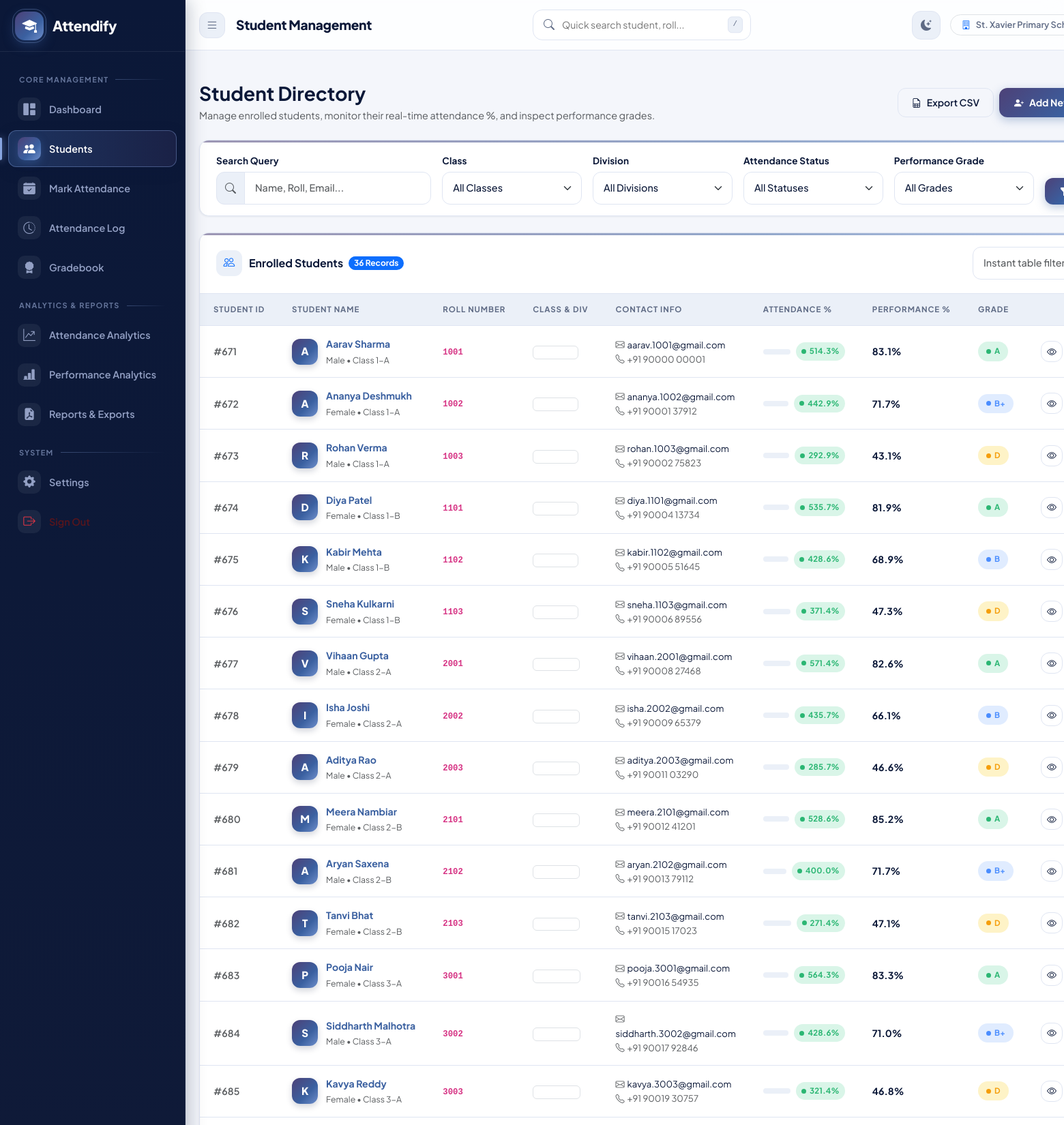
The app's page /students (signed in, upper part) with its own data.
### tables this page shows
CREATE TABLE settings (
            id INTEGER PRIMARY KEY AUTOINCREMENT,
            institution_name TEXT NOT NULL DEFAULT 'St. Xavier Primary School',
            attendance_threshold REAL NOT NULL DEFAULT 75.0,
            academic_year TEXT NOT NULL DEFAULT '2025-2026',
            contact_email TEXT DEFAULT 'principal@stxavierschool.edu',
            department TEXT DEFAULT 'Primary School Wing'
        );

CREATE TABLE students (
            id INTEGER PRIMARY KEY AUTOINCREMENT,
            name TEXT NOT NULL,
            roll TEXT NOT NULL,
            class_name TEXT NOT NULL,
            division TEXT NOT NULL,
            email TEXT NOT NULL,
            phone TEXT NOT NULL,
            date_of_birth TEXT,
            gender TEXT NOT NULL,
            admission_date TEXT,
            status TEXT DEFAULT 'Active',
            created_at TIMESTAMP DEFAULT CURRENT_TIMESTAMP,
            UNIQUE(roll, class_name, division)
        );

### app.py (the view)
@app.route('/students')
@login_required
def students_list():
    search = request.args.get('search', '')
    att_status = request.args.get('attendance_status', '')
    perf_grade = request.args.get('performance_grade', '')
    t_standard, t_division = get_scope()
    if t_standard:
        class_name = t_standard
        division = t_division
        classes = [t_standard]
        divisions = [t_division]
    else:
        class_name = request.args.get('class_name', '')
        division = request.args.get('division', '')
        classes = get_distinct_classes()
        divisions = get_distinct_divisions()
    students = get_all_students(
        search=search,
        class_name=class_name,
        division=division,
        attendance_status=att_status,
        performance_grade=perf_grade
    )
    return render_template(
        'students.html',
        students=students,
        classes=classes,
        divisions=divisions,
        search=search,
        selected_class=class_name,
        selected_division=division,
        selected_att_status=att_status,
        selected_grade=perf_grade
    )

### templates/students.html (shortened to what this page needs)
{% extends "base.html" %}
{% block page_title %}Student Management{% endblock %}
{% block content %}
<div class="d-flex flex-column flex-md-row justify-content-between align-items-md-center gap-3 mb-4">
    <div>
        <h3 class="fw-bold text-main mb-1">Student Directory</h3>
        <p class="text-muted mb-0" style="font-size: 0.9rem;">
            Manage enrolled students, monitor their real-time attendance %, and inspect performance grades.
        </p>
    </div>
    <div class="d-flex gap-2">
        <a href="{{ url_for('export_students_csv') }}" class="btn btn-outline-modern">
            <i class="bi bi-file-earmark-spreadsheet"></i> Export CSV
        </a>
        <a href="{{ url_for('add_student_view') }}" class="btn btn-primary-modern">
            <i class="bi bi-person-plus-fill"></i> Add New Student
        </a>
    </div>
</div>
<div class="card-modern mb-4">
    <div class="card-body-modern py-3">
        <form method="GET" action="{{ url_for('students_list') }}" class="row g-3 align-items-end">
            <div class="col-12 col-md-3">
                <label class="form-label">Search Query</label>
                <div class="input-group">
                    <span class="input-group-text bg-subtle"><i class="bi bi-search text-muted"></i></span>
                    <input type="text" name="search" class="form-control" placeholder="Name, Roll, Email..." value="{{ search }}">
                </div>
            </div>
            <div class="col-6 col-md-2">
                <label class="form-label">Class</label>
                <select name="class_name" class="form-select">
                    <option value="">All Classes</option>
                </select>
            </div>
            <div class="col-6 col-md-2">
                <label class="form-label">Division</label>
                <select name="division" class="form-select">
                    <option value="">All Divisions</option>
                </select>
            </div>
            <div class="col-6 col-md-2">
                <label class="form-label">Attendance Status</label>
                <select name="attendance_status" class="form-select">
                    <option value="">All Statuses</option>
                </select>
            </div>
            <div class="col-6 col-md-2">
                <label class="form-label">Performance Grade</label>
                <select name="performance_grade" class="form-select">
                    <option value="">All Grades</option>
                </select>
            </div>
            <div class="col-12 col-md-1 d-flex gap-1">
                <button type="submit" class="btn btn-primary-modern w-100 p-2 justify-content-center" title="Apply Filters">
                    <i class="bi bi-funnel-fill"></i>
                </button>
            </div>
        </form>
    </div>
</div>
<div class="card-modern">
    <div class="card-header-modern">
        <div class="d-flex align-items-center gap-2">
            <h5 class="card-title-modern mb-0">
                <i class="bi bi-people text-primary"></i> Enrolled Students
            </h5>
            <span class="badge bg-primary text-white rounded-pill">{{ students | length }} Records</span>
        </div>
        <div class="d-flex align-items-center gap-2">
            <input type="text" id="liveTableSearch" class="form-control form-control-sm" placeholder="Instant table filter..." style="width: 200px;">
        </div>
    </div>
    <div class="card-body-modern p-0">
        {% if students %}
            <div class="table-responsive">
                <table class="table-modern table-filterable">
                    <thead>
                        <tr>
                            <th>Student ID</th>
                            <th>Student Name</th>
                            <th>Roll Number</th>
                            <th>Class & Div</th>
                            <th>Contact Info</th>
                            <th>Attendance %</th>
                            <th>Performance %</th>
                            <th>Grade</th>
                            <th class="text-end">Actions</th>
                        </tr>
                    </thead>
                    <tbody>
                        {% for s in students %}
                        <tr>
                            <td><span class="text-muted fw-semibold">#{{ s.id }}</span></td>
                            <td>
                                <div class="cell-user">
                                    <span class="u-avatar">{{ s.name[:1] }}</span>
                                    <div class="overflow-hidden">
                                        <a href="{{ url_for('student_profile', student_id=s.id) }}" class="fw-bold text-main d-block text-truncate">
                                            {{ s.name }}
                                        </a>
                                        <small class="text-muted">{{ s.gender }} &bull; {{ s.class_name }}-{{ s.division }}</small>
                                    </div>
                                </div>
                            </td>
                            <td><code class="fw-bold">{{ s.roll }}</code></td>
                            <td><span class="badge bg-subtle text-main border">{{ s.class_name }} - {{ s.division }}</span></td>
                            <td>
                                <div style="font-size: 0.82rem;"><i class="bi bi-envelope me-1 text-muted"></i>{{ s.email }}</div>
                                <div style="font-size: 0.82rem;" class="text-muted"><i class="bi bi-telephone me-1"></i>{{ s.phone }}</div>
                            </td>
                            <td>
                                <div class="d-flex align-items-center gap-2" style="min-width: 120px;">
                                    <div class="progress-modern flex-grow-1">
                                    </div>
                                    <span class="badge-status {{ s.attendance_badge }} py-1 px-2">
                                        {{ s.attendance_pct }}%
                                    </span>
                                </div>
                            </td>
                            <td>
                                {% if s.performance_pct is not none %}
                                    <span class="fw-bold">{{ s.performance_pct }}%</span>
                                {% else %}
                                    <span class="text-muted small">No marks</span>
                                {% endif %}
                            </td>
                            <td>
                                {% if s.performance_grade != 'N/A' %}
                                    <span class="badge-status {% if s.performance_grade in ['A+', 'A'] %}success{% elif s.performance_grade in ['B+', 'B'] %}info{% elif s.performance_grade in ['C', 'D'] %}warning{% else %}danger{% endif %}">
                                        {{ s.performance_grade }}
                                    </span>
                                {% else %}
                                    <span class="badge bg-subtle text-muted">N/A</span>
                                {% endif %}
                            </td>
                            <td class="text-end">
                                <div class="d-inline-flex gap-1">
                                    <a href="{{ url_for('student_profile', student_id=s.id) }}" class="btn btn-sm btn-outline-modern p-1 px-2" title="View Profile">
                                        <i class="bi bi-eye"></i>
                                    </a>
                                </div>
                            </td>
                        </tr>
                        {% endfor %}
                    </tbody>
                </table>
            </div>
        {% endif %}
    </div>
</div>
{% endblock %}

### templates/base.html (shortened to what this page needs)
<!DOCTYPE html>
<html lang="en" data-bs-theme="light">
<head>
    <link href="https://cdn.jsdelivr.net/npm/bootstrap@5.3.3/dist/css/bootstrap.min.css" rel="stylesheet">
    <link rel="stylesheet" href="https://cdn.jsdelivr.net/npm/bootstrap-icons@1.11.3/font/bootstrap-icons.min.css">
    <link rel="stylesheet" href="https://cdnjs.cloudflare.com/ajax/libs/font-awesome/6.5.1/css/all.min.css">
    <link rel="stylesheet" href="{{ url_for('static', filename='css/style.css') }}">
</head>
<body>
<div class="app-wrapper">
    <aside class="app-sidebar" id="appSidebar">
        <div class="sidebar-header">
            <a href="{{ url_for('dashboard') }}" class="brand-logo">
                <div class="brand-icon">
                    <i class="bi bi-mortarboard-fill"></i>
                </div>
                <span>Attendify</span>
            </a>
        </div>
        <div class="sidebar-nav">
            <div class="nav-section-title">Core Management</div>
            <a href="{{ url_for('dashboard') }}" class="nav-link {% if request.endpoint == 'dashboard' %}active{% endif %}">
                <i class="bi bi-grid-1x2-fill"></i>
                <span>Dashboard</span>
            </a>
            <a href="{{ url_for('students_list') }}" class="nav-link {% if 'student' in request.endpoint and request.endpoint != 'report_student' %}active{% endif %}">
                <i class="bi bi-people-fill"></i>
                <span>Students</span>
            </a>
            <a href="{{ url_for('attendance_view') }}" class="nav-link {% if request.endpoint == 'attendance_view' %}active{% endif %}">
                <i class="bi bi-calendar-check-fill"></i>
                <span>Mark Attendance</span>
            </a>
            <a href="{{ url_for('attendance_history') }}" class="nav-link {% if request.endpoint == 'attendance_history' %}active{% endif %}">
                <i class="bi bi-clock-history"></i>
                <span>Attendance Log</span>
            </a>
            <a href="{{ url_for('performance_list') }}" class="nav-link {% if 'performance' in request.endpoint and request.endpoint != 'performance_analysis' %}active{% endif %}">
                <i class="bi bi-award-fill"></i>
                <span>Gradebook</span>
            </a>
            <div class="nav-section-title">Analytics & Reports</div>
            <a href="{{ url_for('attendance_analysis') }}" class="nav-link {% if request.endpoint == 'attendance_analysis' %}active{% endif %}">
                <i class="bi bi-graph-up-arrow"></i>
                <span>Attendance Analytics</span>
            </a>
            <a href="{{ url_for('performance_analysis') }}" class="nav-link {% if request.endpoint == 'performance_analysis' %}active{% endif %}">
                <i class="bi bi-bar-chart-line-fill"></i>
                <span>Performance Analytics</span>
            </a>
            <a href="{{ url_for('reports_hub') }}" class="nav-link {% if 'report' in request.endpoint %}active{% endif %}">
                <i class="bi bi-file-earmark-pdf-fill"></i>
                <span>Reports & Exports</span>
            </a>
            <div class="nav-section-title">System</div>
            {% if session.get('role') == 'Principal' %}
            <a href="{{ url_for('settings_view') }}" class="nav-link {% if request.endpoint == 'settings_view' %}active{% endif %}">
                <i class="bi bi-gear-fill"></i>
                <span>Settings</span>
            </a>
            {% endif %}
            <a href="{{ url_for('logout') }}" class="nav-link text-danger-emphasis">
                <i class="bi bi-box-arrow-right text-danger"></i>
                <span>Sign Out</span>
            </a>
        </div>
    </aside>
    <div class="app-main">
        <header class="top-navbar">
            <div class="navbar-left">
                <button class="sidebar-toggle-btn" id="sidebarToggle" title="Toggle Navigation">
                    <i class="bi bi-list"></i>
                </button>
                <h1 class="page-header-title">{% block page_title %}Dashboard{% endblock %}</h1>
            </div>
            <div class="navbar-search d-none d-md-block">
                <i class="bi bi-search"></i>
                <input type="text" id="globalSearchInput" placeholder="Quick search student, roll..." autocomplete="off">
                <kbd>/</kbd>
            </div>
            <div class="navbar-right">
                <button class="nav-icon-btn" id="themeToggleBtn" title="Toggle Dark/Light Mode">
                    <i class="bi bi-moon-stars-fill" id="themeIcon"></i>
                </button>
                <div class="d-none d-lg-flex align-items-center gap-2 px-3 py-1 bg-subtle rounded-pill border" style="font-size: 0.8rem; font-weight: 600; color: var(--text-muted);">
                    <i class="bi bi-building text-primary"></i>
                    <span>{{ system_settings.institution_name }}</span>
                </div>
            </div>
        </header>
        <div class="container-fluid px-4 pt-3">
        </div>
        <main class="page-container">
            {% block content %}{% endblock %}
        </main>
    </div>
</div>
</body>
</html>

### records on screen
settings: institution_name "St. Xavier Primary…"
students: id "671", name "A", name "Aarav Sharma", gender "Male", class_name "Class 1", division "A", roll "1001", email "aarav.1001@gmail.com", phone "+91 90000 00001", attendance_pct "514.3", performance_pct "83.1", performance_grade "A"
students: id "672", name "A", name "Ananya Deshmukh", gender "Female", class_name "Class 1", division "A", roll "1002", email "ananya.1002@gmail.com", phone "+91 90001 37912", attendance_pct "442.9", performance_pct "71.7", performance_grade "B+"
students: id "673", name "R", name "Rohan Verma", gender "Male", class_name "Class 1", division "A", roll "1003", email "rohan.1003@gmail.com", phone "+91 90002 75823", attendance_pct "292.9", performance_pct "43.1", performance_grade "D"
students: id "674", name "D", name "Diya Patel", gender "Female", class_name "Class 1", division "B", roll "1101", email "diya.1101@gmail.com", phone "+91 90004 13734", attendance_pct "535.7", performance_pct "81.9", performance_grade "A"
students: id "675", name "K", name "Kabir Mehta", gender "Male", class_name "Class 1", division "B", roll "1102", email "kabir.1102@gmail.com", phone "+91 90005 51645", attendance_pct "428.6", performance_pct "68.9", performance_grade "B"
students: id "676", name "S", name "Sneha Kulkarni", gender "Female", class_name "Class 1", division "B", roll "1103", email "sneha.1103@gmail.com", phone "+91 90006 89556", attendance_pct "371.4", performance_pct "47.3", performance_grade "D"
students: id "677", name "V", name "Vihaan Gupta", gender "Male", class_name "Class 2", division "A", roll "2001", email "vihaan.2001@gmail.com", phone "+91 90008 27468", attendance_pct "571.4", performance_pct "82.6", performance_grade "A"
students: id "678", name "I", name "Isha Joshi", gender "Female", class_name "Class 2", division "A", roll "2002", email "isha.2002@gmail.com", phone "+91 90009 65379", attendance_pct "435.7", performance_pct "66.1", performance_grade "B"
students: id "679", name "A", name "Aditya Rao", gender "Male", class_name "Class 2", division "A", roll "2003", email "aditya.2003@gmail.com", phone "+91 90011 03290", attendance_pct "285.7", performance_pct "46.6", performance_grade "D"
students: id "680", name "M", name "Meera Nambiar", gender "Female", class_name "Class 2", division "B", roll "2101", email "meera.2101@gmail.com", phone "+91 90012 41201", attendance_pct "528.6", performance_pct "85.2", performance_grade "A"
students: id "681", name "A", name "Aryan Saxena", gender "Male", class_name "Class 2", division "B", roll "2102", email "aryan.2102@gmail.com", phone "+91 90013 79112", attendance_pct "400.0", performance_pct "71.7", performance_grade "B+"
students: id "682", name "T", name "Tanvi Bhat", gender "Female", class_name "Class 2", division "B", roll "2103", email "tanvi.2103@gmail.com", phone "+91 90015 17023", attendance_pct "271.4", performance_pct "47.1", performance_grade "D"
students: id "683", name "P", name "Pooja Nair", gender "Female", class_name "Class 3", division "A", roll "3001", email "pooja.3001@gmail.com", phone "+91 90016 54935", attendance_pct "564.3", performance_pct "83.3", performance_grade "A"
students: id "684", name "S", name "Siddharth Malhotra", gender "Male", class_name "Class 3", division "A", roll "3002", email "siddharth.3002@gmail.com", phone "+91 90017 92846", attendance_pct "428.6", performance_pct "71.0", performance_grade "B+"
students: id "685", name "K", name "Kavya Reddy", gender "Female", class_name "Class 3", division "A", roll "3003", email "kavya.3003@gmail.com", phone "+91 90019 30757", attendance_pct "321.4", performance_pct "46.8", performance_grade "D"

### other values on screen
{{ students | length }} "36"
